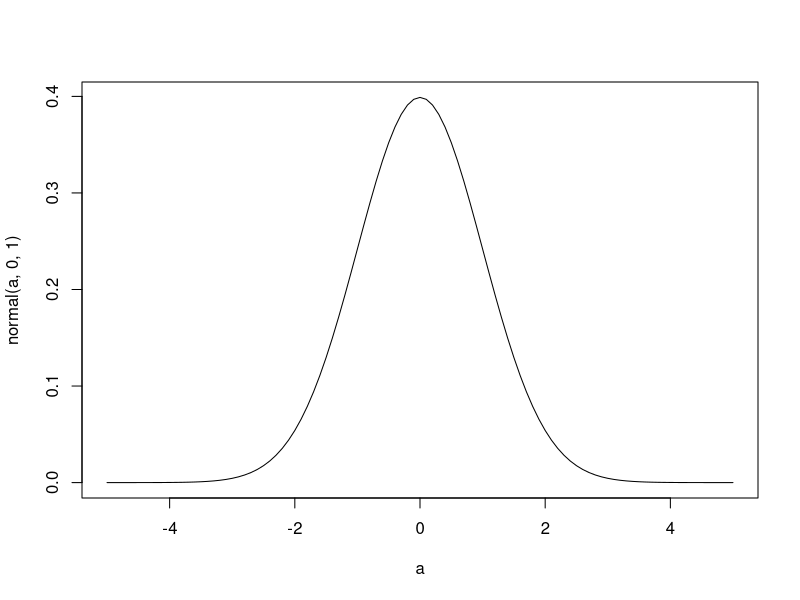
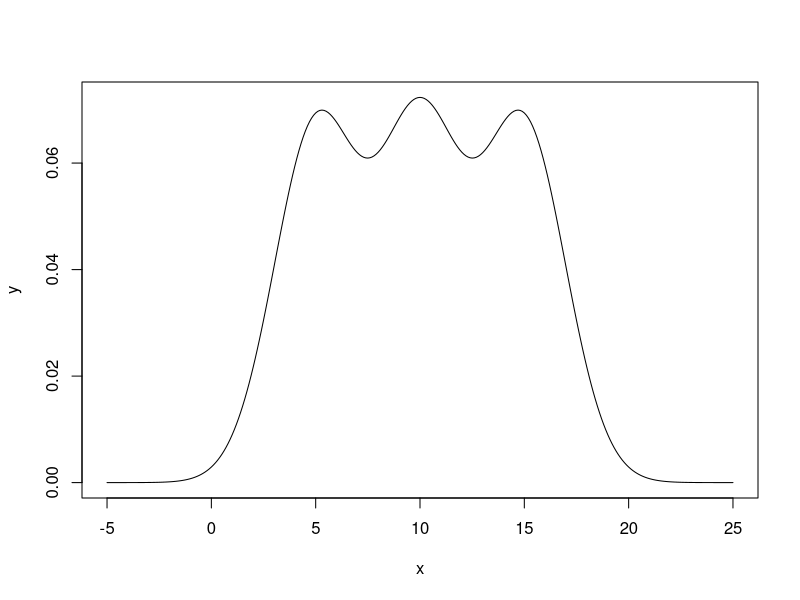

Write the R code that produced these figures, in order.
a = seq(-5,5,0.1)

normal = function(x, mean, sd){
  nr = (1/sqrt(2*pi*sd^2)) * exp(1)^(-(x-mean)^2/(2*sd^2))
  return (nr)
}
plot(a, normal(a, 0, 1), type='l' )

x = seq(-5, 25, 0.1)
u = c(5, 10 ,15)
sd = 2
weights = c(1/3,1/3,1/3)
y = 1/3*normal(x, 5, sd) + 1/3*normal(x, 10, sd) + 1/3*normal(x, 15, sd)
plot(x, y, type='l' )
